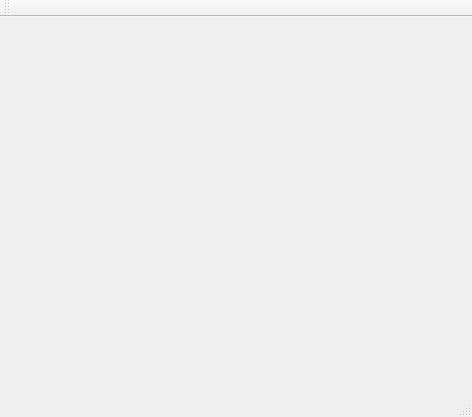
<?xml version="1.0" encoding="UTF-8"?>
<ui version="4.0">
 <class>Window</class>
 <widget class="QMainWindow" name="Window">
  <property name="geometry">
   <rect>
    <x>0</x>
    <y>0</y>
    <width>472</width>
    <height>417</height>
   </rect>
  </property>
  <property name="windowTitle">
   <string>GloveReading</string>
  </property>
  <widget class="QWidget" name="centralWidget">
   <layout class="QGridLayout" name="gridLayout">
    <item row="0" column="0">
     <widget class="QCustomPlot" name="customPlot" native="true"/>
    </item>
   </layout>
  </widget>
  <widget class="QMenuBar" name="menuBar">
   <property name="geometry">
    <rect>
     <x>0</x>
     <y>0</y>
     <width>472</width>
     <height>22</height>
    </rect>
   </property>
  </widget>
  <widget class="QToolBar" name="mainToolBar">
   <attribute name="toolBarArea">
    <enum>TopToolBarArea</enum>
   </attribute>
   <attribute name="toolBarBreak">
    <bool>false</bool>
   </attribute>
  </widget>
  <widget class="QStatusBar" name="statusBar"/>
 </widget>
 <layoutdefault spacing="6" margin="11"/>
 <customwidgets>
  <customwidget>
   <class>QCustomPlot</class>
   <extends>QWidget</extends>
   <header>qcustomplot.h</header>
   <container>1</container>
  </customwidget>
 </customwidgets>
 <resources/>
 <connections/>
</ui>
